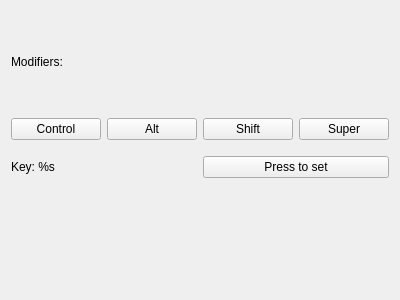
<?xml version="1.0" encoding="UTF-8"?>
<ui version="4.0">
 <class>Form</class>
 <widget class="QWidget" name="Form">
  <property name="geometry">
   <rect>
    <x>0</x>
    <y>0</y>
    <width>400</width>
    <height>300</height>
   </rect>
  </property>
  <property name="windowTitle">
   <string>Form</string>
  </property>
  <layout class="QVBoxLayout" name="verticalLayout">
   <item>
    <widget class="QLabel" name="modsLabel">
     <property name="text">
      <string>Modifiers:</string>
     </property>
    </widget>
   </item>
   <item>
    <layout class="QHBoxLayout" name="horizontalLayout">
     <property name="bottomMargin">
      <number>10</number>
     </property>
     <item>
      <widget class="KPushButton" name="controlButton">
       <property name="text">
        <string>Control</string>
       </property>
       <property name="checkable">
        <bool>true</bool>
       </property>
       <property name="checked">
        <bool>false</bool>
       </property>
      </widget>
     </item>
     <item>
      <widget class="KPushButton" name="altButton">
       <property name="text">
        <string>Alt</string>
       </property>
       <property name="checkable">
        <bool>true</bool>
       </property>
       <property name="checked">
        <bool>false</bool>
       </property>
      </widget>
     </item>
     <item>
      <widget class="KPushButton" name="shiftButton">
       <property name="text">
        <string>Shift</string>
       </property>
       <property name="checkable">
        <bool>true</bool>
       </property>
       <property name="checked">
        <bool>false</bool>
       </property>
      </widget>
     </item>
     <item>
      <widget class="KPushButton" name="superButton">
       <property name="text">
        <string>Super</string>
       </property>
       <property name="checkable">
        <bool>true</bool>
       </property>
       <property name="checked">
        <bool>false</bool>
       </property>
      </widget>
     </item>
    </layout>
   </item>
   <item>
    <layout class="QHBoxLayout" name="horizontalLayout_2">
     <property name="bottomMargin">
      <number>5</number>
     </property>
     <item>
      <widget class="QLabel" name="keyLabel">
       <property name="text">
        <string>Key: %s</string>
       </property>
      </widget>
     </item>
     <item>
      <widget class="QPushButton" name="setButton">
       <property name="text">
        <string>Press to set</string>
       </property>
      </widget>
     </item>
    </layout>
   </item>
   <item>
    <widget class="KSeparator" name="kseparator"/>
   </item>
  </layout>
 </widget>
 <customwidgets>
  <customwidget>
   <class>KPushButton</class>
   <extends>QPushButton</extends>
   <header>kpushbutton.h</header>
  </customwidget>
  <customwidget>
   <class>KSeparator</class>
   <extends>QFrame</extends>
   <header>kseparator.h</header>
  </customwidget>
 </customwidgets>
 <resources/>
 <connections/>
</ui>
